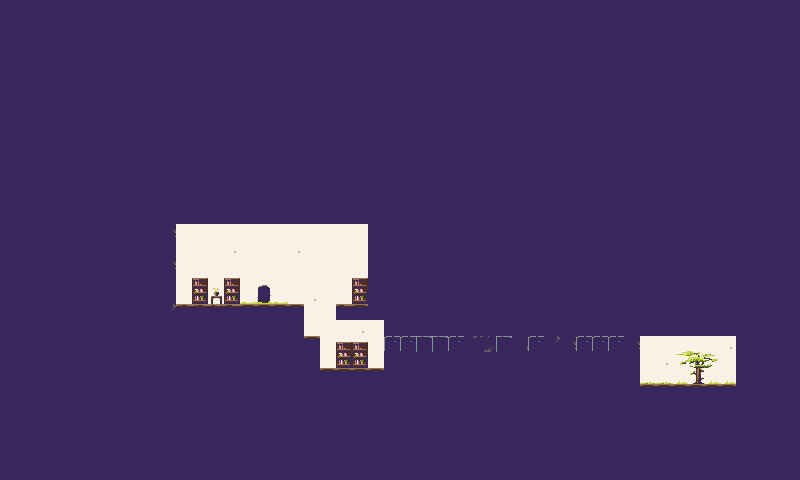

The image is a tile-based game level rendered from a .tmx file. Its description and source (layers, tilesets, objects; grid data summarised) follow:
An orthogonal 50x30 tile map with 16x16 px tiles, 3 tile layers (under, main, over) and 7 objects (4x crate, beginning2, leafspawner, egg).

<map version="1.0" orientation="orthogonal" renderorder="right-down" width="50" height="30" tilewidth="16" tileheight="16">
 <tileset firstgid="1" name="tiles" tilewidth="16" tileheight="16">
  <image source="../image/tiles.png" width="512" height="512" />
 </tileset>
 <layer name="under" width="50" height="30">
  <data>[1500 cells, 107 non-empty, 7 distinct tile ids]</data>
 </layer>
 <layer name="main" width="50" height="30">
  <data>[1500 cells, 1391 non-empty, 7 distinct tile ids]</data>
 </layer>
 <layer name="over" width="50" height="30">
  <data>[1500 cells, 31 non-empty, 17 distinct tile ids]</data>
 </layer>
 <objectgroup name="entities">
  <object name="door" type="beginning2" x="258.833" y="285.667" width="12" height="18.3333" />
  <object name="crate" x="332.583" y="281.333" width="11" height="11" />
  <object name="crate" x="335.917" y="293.083" width="11" height="11" />
  <object name="crate" x="303.167" y="326.333" width="11" height="11" />
  <object name="crate" x="373.167" y="356.333" width="11" height="11" />
  <object name="leafspawner" x="685.916" y="355.503" width="28" height="6.50004" />
  <object name="egg" x="675.75" y="370.5" width="8.58337" height="9.6667" />
 </objectgroup>
</map>
